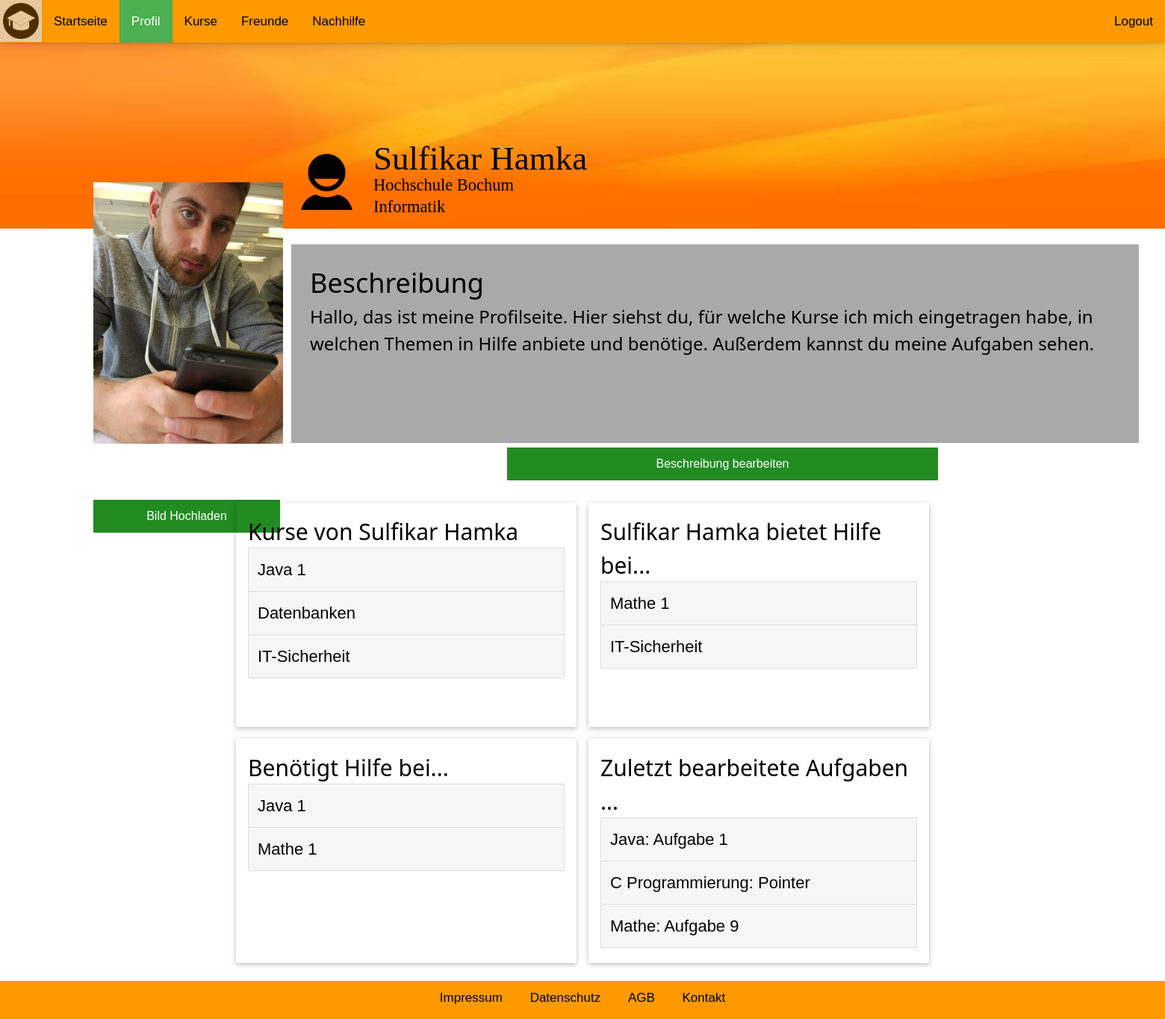
The page /Profil.php (signed in) on the database its author committed.
### tables this page shows
CREATE TABLE `user` (
  `name` varchar(255) NOT NULL,
  `passwort` varchar(255) NOT NULL,
  `email` varchar(255) NOT NULL,
  `userID` int(11) NOT NULL,
  `uni` varchar(255) NOT NULL,
  `fach` varchar(255) NOT NULL,
  `beschreibung` varchar(1024) NOT NULL,
  `bild` varchar(200) NOT NULL
);

CREATE TABLE `kurs` (
  `kursID` int(11) NOT NULL,
  `name` varchar(255) NOT NULL,
  `beschreibung` varchar(1024) NOT NULL,
  `voraussetzung` varchar(255) NOT NULL
);

### Profil.php (the view, shortened to what this page needs)
<!DOCTYPE html>
<html>
<head>
    <link rel="stylesheet" href="styler.css">
</head>
<body>
    <div class="topnav" id="myTopnav">
        <a href="Startseite.php" id="logo"><img src="symbole/logo.png" alt="John" style="width:48px"></a>
        <div class="topbartexte" id="topbartexte">
            <a href="Startseite.php">Startseite</a>
            <a class="active" href="Profil.php">Profil</a>
            <a href="KurseUebersicht.php">Kurse</a>
            <a href="FreundeUebersicht.php">Freunde</a>
            <a href="Nachhilfe.php">Nachhilfe</a>
            <div class="container" id="logoutbtn">
                <form method="POST">
                    <a href="logoutSeite.php">Logout</a>
                </form>
            </div>
        </div>
    </div>
    <p class="headerabstand"></p>
    <div class="footerContent">
        <a href="#impressum">Impressum</a>
        <a href="#datenschutz">Datenschutz</a>
        <a href="#agb">AGB</a>
        <a href="#kontakt">Kontakt</a>
    </div>
    <div style="width: 500px; height: 60px; background: laven">
        <img src="symbole/banner.jpg" class="banner" width="2100px" height="250px" />
        <img id="userlogo" src="symbole/user.png" width="75em">
        <div id="content">
            <?php
                $_userID = $_SESSION["userID"];
                $db = mysqli_connect("localhost", "root", "", "studentenfuerstudenten");
                $sql = "SELECT * FROM user WHERE userID='$_userID'";
                $result = mysqli_query($db, $sql);
                while ($row = mysqli_fetch_array($result)) {
                    $_name = $row["name"];
                    $_uni = $row["uni"];
                    $_fach = $row["fach"];
                    $_bild = $row["bild"];
                    $_beschreibung = $row["beschreibung"];
                    echo "<p id='name'>".$_name."</p>";
                    echo "<p id='hochschule'>".$_uni."</p>";
                    echo "<p id='studiengang'>".$_fach."</p>";
                    echo "<div id='profilbild' class='Profilbild'>";
                    echo "<img src='profilbilder/".$_bild."' height=350em width=145% >";
                    echo "</div>";
                }
            ?>
        <button name="hochladenModal" id="beschreibungbutton" class="block"
                onclick="document.getElementById('id02').style.display='block'"
        >Bild Hochladen</button>
        </div>
    </div>
    <div id="txtbox">
        <div class="personbeschreibung">
            <h1>Beschreibung</h1>
            <h3>
                <?php echo "$_beschreibung"; ?>
            </h3>
        </div>
        <button name="beschreibungbutton" id="beschreibungbutton" class="block" onclick="document.getElementById('id01').style.display='block'">Beschreibung bearbeiten</button>
    </div>
    <div id="Kurs">
        <div class="w3-row-padding w3-margin-top">
            <div class="w3-half">
                <div class="w3-card w3-container">
                    <h2 id="MeineKurseUeberschrift">Kurse von
                        <?php echo "$_name"; ?>
                    </h2>
                    <ul id="MeineKurseListe">
                        <?php
                        $link = mysqli_connect("localhost", "root");
                        $_userID = $_SESSION["userID"];
                        $sql1 = "SELECT kursID FROM userkurse WHERE userID='$_userID'";
                        $_res1 = mysqli_query($link, $sql1);
                        $_anzahl = mysqli_num_rows($_res1);
                        if ($_anzahl == 0) {
                            echo("<script>console.log('Kein beigetretener Kurs gefunden');</script>");
                            echo "<li><a href='#'>Hier k&ouml;nnten deine Kurse stehen</a></li>";
                            echo "<li><a href='#'>Trete daf&uuml;r einem Kurs bei</a></li>";
                        }
                        else {
                            while($_row1 = $_res1->fetch_assoc()){
                                $_kursID = $_row1["kursID"];
                                $_sql2 = "SELECT name FROM kurs WHERE kursID='$_kursID'";
                                $_res2 = mysqli_query($link, $_sql2);
                                while($_row2 = $_res2->fetch_assoc()){
                                    $_kursName = $_row2["name"];
                                    echo "<li><a href='Kurs.php?kid=$_kursID'>$_kursName</a></li>";
                                }
                            }
                        }
                        ?>
                    </ul>
                </div>
            </div>
            <div class="w3-half">
                <div class="w3-card w3-container">
                    <h2 id="MeineKurseUeberschrift">
                        <?php echo "$_name"; ?> bietet Hilfe bei...</h2>
                    <ul id="MeineKurseListe">
                        <?php
                        $link = mysqli_connect("localhost", "root");
                        $_userID = $_SESSION["userID"];
                        $sql1 = "SELECT kursID FROM nachhilfeangebot WHERE userID='$_userID'";
                        $_res1 = mysqli_query($link, $sql1);
                        $_anzahl = mysqli_num_rows($_res1);
                        if ($_anzahl == 0) {
                            echo("<script>console.log('Kein beigetretener Kurs gefunden');</script>");
                            echo "<li><a href='#'>Hier k&ouml;nnten deine Kurse stehen</a></li>";
                            echo "<li><a href='#'>Trete daf&uuml;r einem Kurs bei</a></li>";
                        }
                        else {
                            while($_row1 = $_res1->fetch_assoc()){
                                $_kursID = $_row1["kursID"];
                                $_sql2 = "SELECT name FROM kurs WHERE kursID='$_kursID'";
                                $_res2 = mysqli_query($link, $_sql2);
                                while($_row2 = $_res2->fetch_assoc()){
                                    $_kursName = $_row2["name"];
                                    echo "<li><a href='Kurs.php?kid=$_kursID'>$_kursName</a></li>";
                                }
                            }
                        }
                    ?>
                    </ul>
                </div>
            </div>
            <div class="w3-half w3-margin-top">
                <div class="w3-card w3-container">
                    <h2 id="MeineKurseUeberschrift"> Ben&oumltigt Hilfe bei...</h2>
                    <ul id="MeineKurseListe">
                        <?php
                        $link = mysqli_connect("localhost", "root");
                        $_userID = $_SESSION["userID"];
                        $sql1 = "SELECT kursID FROM nachhilfesuche WHERE userID='$_userID'";
                        $_res1 = mysqli_query($link, $sql1);
                        $_anzahl = mysqli_num_rows($_res1);
                        if ($_anzahl == 0) {
                            echo("<script>console.log('Kein beigetretener Kurs gefunden');</script>");
                            echo "<li><a href='#'>Hier k&ouml;nnten deine Kurse stehen</a></li>";
                            echo "<li><a href='#'>Trete daf&uuml;r einem Kurs bei</a></li>";
                        }
                        else {
                            while($_row1 = $_res1->fetch_assoc()){
                                $_kursID = $_row1["kursID"];
                                $_sql2 = "SELECT name FROM kurs WHERE kursID='$_kursID'";
                                $_res2 = mysqli_query($link, $_sql2);
                                while($_row2 = $_res2->fetch_assoc()){
                                    $_kursName = $_row2["name"];
                                    echo "<li><a href='Kurs.php?kid=$_kursID'>$_kursName</a></li>";
                                }
                            }
                        }
                    ?>
                    </ul>
                </div>
            </div>
            <div class="w3-half w3-margin-top">
                <div class="w3-card w3-container">
                    <h2 id="MeineKurseUeberschrift"> Zuletzt bearbeitete Aufgaben ...</h2>
                    <ul id="MeineKurseListe">
                        <li><a href="Kursbeigetreten.php">Java: Aufgabe 1</a></li>
                        <li><a href="#">C Programmierung: Pointer</a></li>
                        <li><a href="#">Mathe: Aufgabe 9</a></li>
                    </ul>
                </div>
            </div>
        </div>
    </div>
</body>
</html>

### styler.css (style rules this page uses)
html { box-sizing: border-box }
*, *:before, *:after { box-sizing: inherit }
html { -ms-text-size-adjust: 100%; -webkit-text-size-adjust: 100% }
body { margin: 0; }
a { background-color: transparent; -webkit-text-decoration-skip: objects }
img { border-style: none }
button, input, select, textarea { font: inherit; margin: 0 }
button, input { overflow: visible }
button, select { text-transform: none }
button, html [type=button], [type=reset], [type=submit] { -webkit-appearance: button }
html, body { font-family: Verdana, sans-serif; font-size: 15px; line-height: 1.5 }
html { overflow-x: hidden }
h1 { font-size: 36px }
h2 { font-size: 30px }
h3 { font-size: 24px }
h1, h2, h3, h4, h5, h6 { font-family: "Segoe UI", Arial, sans-serif; font-weight: 400; margin: 0; }
img { vertical-align: middle }
a { color: inherit }
.w3-container:after, .w3-container:before, .w3-panel:after, .w3-panel:before, .w3-row:after, .w3-row:before, .w3-row-padding:after, .w3-row-padding:before, .w3-cell-row:before, .w3-cell-row:after, .w3-clear:after, .w3-clear:before, .w3-bar:before, .w3-bar:after { content: ""; display: table; clear: both; }
.w3-col, .w3-half, .w3-third, .w3-twothird, .w3-threequarter, .w3-quarter { display: table-cell; float: left; width: 100%; }
.w3-half { max-width: 710px; }
@media (min-width: 961px) { .w3-col.m6, .w3-half { width: 49.99999% } }
.w3-row-padding, .w3-row-padding > .w3-half, .w3-row-padding > .w3-third, .w3-row-padding > .w3-twothird, .w3-row-padding > .w3-threequarter, .w3-row-padding > .w3-quarter, .w3-row-padding > .w3-col { padding: 0 8px }
.w3-container, .w3-panel { padding: 16px }
.w3-card { height: 100%; min-height: 20em; max-width: 700px; }
.w3-card, .w3-card-2 { box-shadow: 0 2px 5px 0 rgba(0, 0, 0, 0.16), 0 2px 10px 0 rgba(0, 0, 0, 0.12) }
.w3-margin-top { margin-top: 16px !important }
.container { display: inline-block; cursor: pointer; float: right; }
.topnav { background-color: #ff9900; overflow: hidden; position: fixed; top: 0; width: 100%; z-index: 100000; box-shadow: 0 0 5px 0 rgba(0, 0, 0, 0.2), 0 0 20px 0 rgba(0, 0, 0, 0.19); }
.topnav a { float: left; color: #000000; text-align: center; padding: 15.5px 16px; text-decoration: none; font-size: 17px; }
.topnav a.active { background-color: #4CAF50; color: white; }
button { border: none; outline: 0; display: inline-block; padding: 8px; color: white; background-color: #000; text-align: center; cursor: pointer; width: 100%; font-size: 18px; }
a { text-decoration: none; font-size: 22px; color: black; }
* { box-sizing: border-box; }
#logo { margin: 0px; padding: 4px }
@media (min-width: 961px) { #topbartexte { display: inherit; } }
.headerabstand { font-size: 1px; padding-bottom: 55px; }
.footerContent { background-color: #ff9900; position: fixed; bottom: 0px; height: 3em; padding: 0.6em; text-align: center; width: 100%; font-size: 17px; }
.footerContent a { color: black; padding: 14px 16px; font-size: 17px; }

### Profil.php (style rules this page uses)
#userlogo { margin: -30% 0% 0% 80%; }
#name { margin: -30% 100% 15% 100%; font-family: serif; font-size: 300%; width: 100%; }
#hochschule { margin: -18% 100% 15% 100%; font-family: serif; font-size: 150%; width: 100%; }
#studiengang { margin: -16% 100% 15% 100%; font-family: serif; font-size: 150%; width: 100%; }
#txtbox { margin: 210px 1em 0 26em; }
div.personbeschreibung { background-color: darkgrey; padding: 25px; margin-right: 20px; min-height: 17.7em; }
.block { display: block; width: 150%; border: none; background-color: forestgreen; padding: 10px 5px; font-size: 16px; cursor: pointer; text-align: center; margin: 0.4em auto; color: white; }
#profilbild { margin: -25% 40% 15% 25%; text-align: center; }
#beschreibungbutton { background-color: forestgreen; width: 50%; }
#Kurs { width: 100%; max-width: 960px; margin: 2em auto 5em auto; }
#MeineKurseListe, .AlleKurseListe { list-style-type: none; padding: 0px; margin: 0px; }
#MeineKurseListe li, .AlleKurseListe li { border: 1px solid #ddd; margin-top: -1px; background-color: #f6f6f6; padding: 12px; text-decoration: none; font-size: 18px; color: black; display: block; }
.banner { margin-top: -1px; }
.w3-card { min-height: 20em; }

### rows shown on the page
user: name "Sulfikar Hamka", uni "Hochschule Bochum", fach "Informatik", bild (picture), beschreibung "Hallo, das ist meine Profilseite. Hier siehst du, für welche Kurse ich mich eingetragen habe, in welchen Themen in Hilfe anbiete und benötige. Außerdem kannst du meine Aufgaben sehen."
kurs: name "Java 1"
kurs: name "Datenbanken"
kurs: name "IT-Sicherheit"
kurs: name "Mathe 1"
